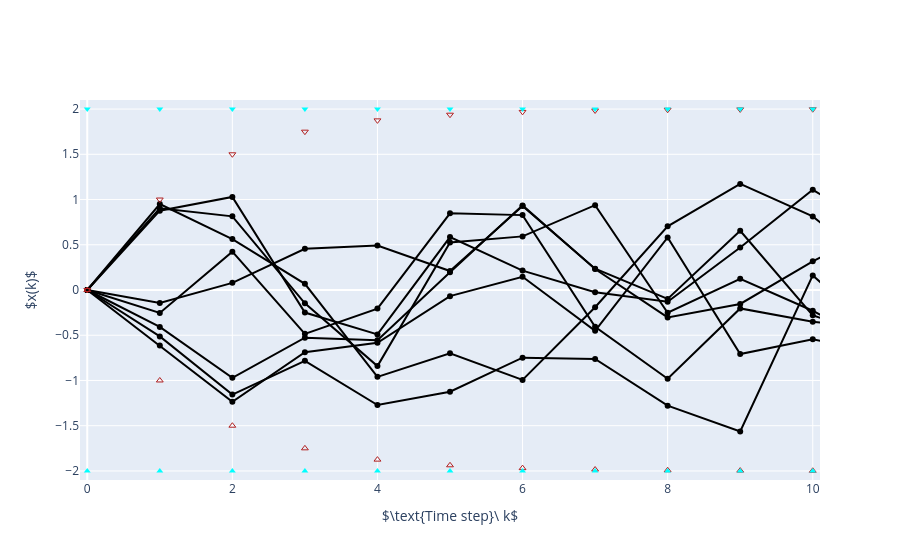

Write notebook code for a chart like this one.
### Markdown cell above
### Can we say something more about $\mathbb{X}(k)$?

When moving the slider in the figure above, we observe that the set $\mathbb{X}(k)$ grows if the absolute values of $A$ grows.
Given that 
$$  \mathbb{X}(k)=\left[-\frac{1-|A|^{k}}{1-|A|},\frac{1-|A|^{k}}{1-|A|}\right], $$
we can directly see that if $|A|>1$ the boundaries of $\mathbb{X}(k)$ grow infinitely large as $k$ grows.
A system like this is called _unstable_, because the smallest disturbance can make the system state diverge to infinitely large value.

In the plot above we could also see that $|A|<1$ then bounds seems to converge to a constant value. For example, setting $|A|=0.1$, we can see that the sets converge to approximately $[-1.111,1.111]$.

This set can also be calculated from the geometric series such that if the absolute value of $A$ is smaller than $1$, the interval converges to
$$ \lim_{k\rightarrow \infty}\mathbb{X}(k)=\mathbb{X}_\infty = \left[-\frac{1}{1-|A|},\frac{1}{1-|A|}\right].$$
The systems with $|A|<1$ are called _stable_ because the system state will remain in a bounded interval for all bounded disturbances.

These stability properties of the system $x(k+1)=Ax(k)+d(k)$ could already be observed in the first interactive figure, where we visualized $A\mathbb{X}(1)$ and saw that $A\mathbb{X}(1)$ would encompass all of $\mathbb{X}(1)$ if $|A|>1.

The set $\mathbb{X}_\infty$ possesses an interesting property when $|A|<1$.
If we compare the upper bounds of $\mathbb{X}(k)$ and $\mathbb{X}_\infty$ then we observe that
$$ \frac{1-|A|^{k}}{1-|A|} \leq \frac{1}{1-|A|} \Leftrightarrow 1-|A|^{k} \leq 1$$
holds for all values of $k$.
Similarly, we can show that the lower bound of $\mathbb{X}_\infty$ is always lower than the lower bound of $\mathbb{X}(k)$.
This means that the set $\mathbb{X}(k)$ is contained in $\mathbb{X}_\infty$ for all values of $k$, mathematically, $\mathbb{X}(k) \subseteq \mathbb{X}_\infty$ for all $k\geq 0$.
We call the set $\mathbb{X}_\infty$ _positively invariant_ because if $x(k)$ lies inside $\mathbb{X}_\infty$ then $x(k+1)$ will also lie in $\mathbb{X}_\infty$.

Below we show eight trajectories of a scalar system with $A=0.5$ over a horizon of $10$ time steps. 
We also plot the upper and lower bounds of $\mathbb{X(k)}$ and $\mathbb{X}_\infty$ as empty and filled triangles, respectively.

### Code cell
# system parameters
x0 = 0
A = 0.5
T = 100
d_bound = 1

time_steps = np.arange(T+1)

t_init = 0.0
set_bounds = get_set_bounds(d_bound=1,A=A,T=10)
data = []

N_traj = 8
for i in range(N_traj):
    traj = get_trajectory(x0=x0,A=A,T=T, d_bound=d_bound)
    data.append(go.Scatter(x=time_steps, y=traj,mode="markers+lines", line=dict(color = "black")))

mrpi = (T+1)*[d_bound/(1-abs(A))]

data.append(go.Scatter(x=time_steps, y=[-1*i for i in set_bounds], mode="markers", marker=dict(symbol="triangle-up-open", color = 'firebrick'),name=r"lb"))
data.append(go.Scatter(x=time_steps, y=set_bounds, mode="markers", marker=dict(symbol="triangle-down-open", color = 'firebrick'),name=r"ub"))
data.append(go.Scatter(x=time_steps, y=[-1*i for i in mrpi], mode="markers", marker=dict(symbol="triangle-up", color = 'cyan'),name=r"lb Xinfty"))
data.append(go.Scatter(x=time_steps, y=mrpi, mode="markers", marker=dict(symbol="triangle-down", color = 'cyan'),name=r"ub Xinfty"))

fig6 = go.Figure(data=data)



fig6.update_yaxes(range=[-2.1,2.1])
fig6.update_xaxes(range=[-0.1,10.1])

fig6.update_layout(
    xaxis=dict(
                title=dict(
                    text=r"$\text{Time step}\ k$"
                    )
                ),
    yaxis=dict(
            title=dict(
                text=r"$x(k)$"
                )
            ),
    showlegend=False
)

HTML(fig6.to_html(include_plotlyjs=False, full_html=False, div_id="fig6"))
